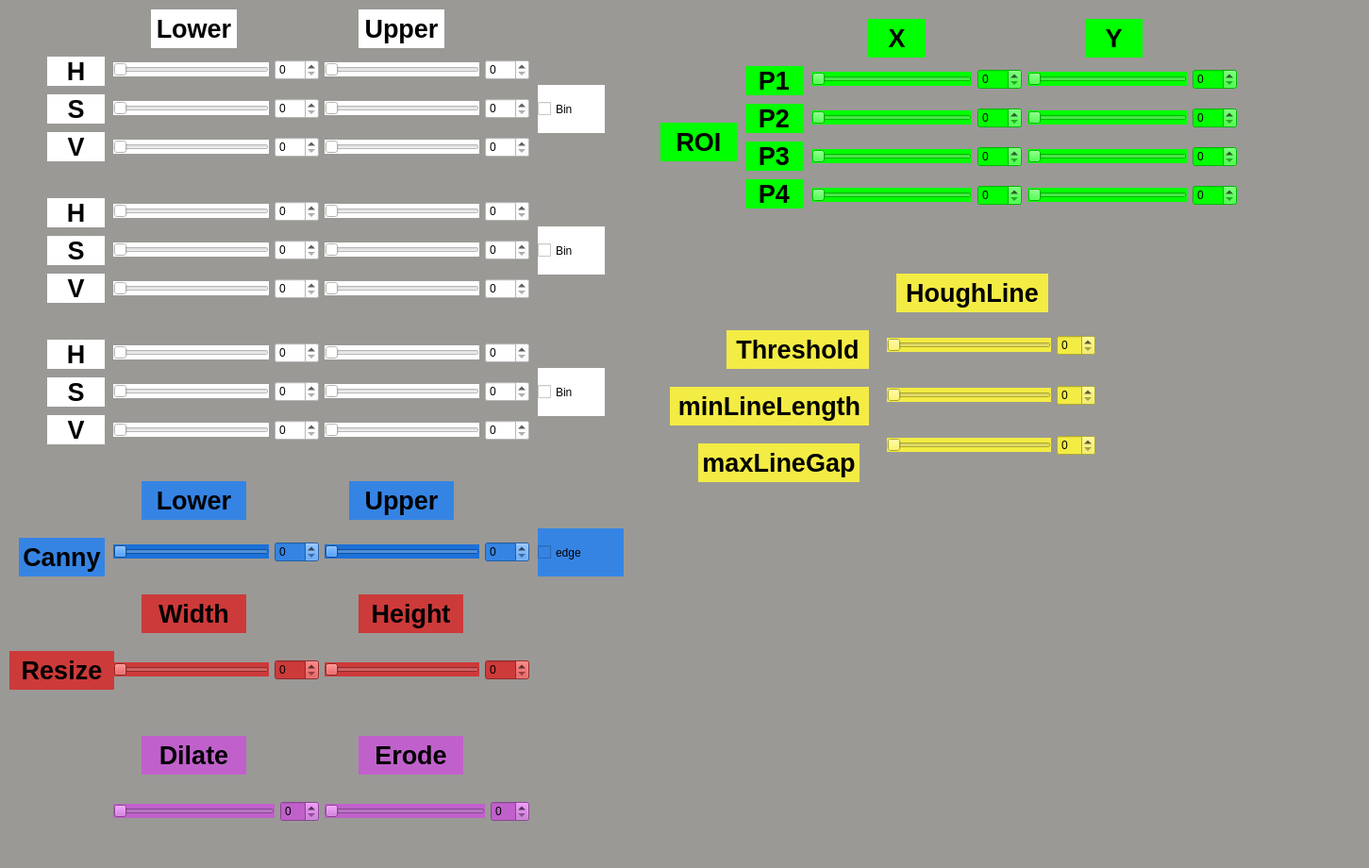
<?xml version="1.0" encoding="UTF-8"?>
<ui version="4.0">
 <class>MainWindowDesign</class>
 <widget class="QMainWindow" name="MainWindowDesign">
  <property name="geometry">
   <rect>
    <x>0</x>
    <y>0</y>
    <width>1451</width>
    <height>920</height>
   </rect>
  </property>
  <property name="windowTitle">
   <string>QRosApp</string>
  </property>
  <property name="windowIcon">
   <iconset>
    <normaloff>:/images/icon.png</normaloff>:/images/icon.png</iconset>
  </property>
  <property name="styleSheet">
   <string notr="true">background-color: rgb(154, 153, 150);</string>
  </property>
  <property name="locale">
   <locale language="English" country="Australia"/>
  </property>
  <widget class="QWidget" name="centralwidget">
   <widget class="QLabel" name="label">
    <property name="geometry">
     <rect>
      <x>50</x>
      <y>60</y>
      <width>61</width>
      <height>31</height>
     </rect>
    </property>
    <property name="styleSheet">
     <string notr="true">background-color: rgb(255, 255, 255);</string>
    </property>
    <property name="text">
     <string>&lt;html&gt;&lt;head/&gt;&lt;body&gt;&lt;p align=&quot;center&quot;&gt;&lt;span style=&quot; font-size:20pt; font-weight:700;&quot;&gt;H&lt;/span&gt;&lt;/p&gt;&lt;/body&gt;&lt;/html&gt;</string>
    </property>
   </widget>
   <widget class="QWidget" name="gridLayoutWidget">
    <property name="geometry">
     <rect>
      <x>120</x>
      <y>50</y>
      <width>441</width>
      <height>131</height>
     </rect>
    </property>
    <layout class="QGridLayout" name="gridLayout">
     <item row="0" column="2">
      <widget class="QSlider" name="hue_upp_slider_1">
       <property name="styleSheet">
        <string notr="true">background-color: rgb(255, 255, 255);</string>
       </property>
       <property name="maximum">
        <number>180</number>
       </property>
       <property name="orientation">
        <enum>Qt::Horizontal</enum>
       </property>
      </widget>
     </item>
     <item row="0" column="1">
      <widget class="QSpinBox" name="hue_low_spinbox_1">
       <property name="styleSheet">
        <string notr="true">background-color: rgb(255, 255, 255);</string>
       </property>
       <property name="maximum">
        <number>180</number>
       </property>
      </widget>
     </item>
     <item row="2" column="1">
      <widget class="QSpinBox" name="val_low_spinbox_1">
       <property name="styleSheet">
        <string notr="true">background-color: rgb(255, 255, 255);</string>
       </property>
       <property name="maximum">
        <number>255</number>
       </property>
      </widget>
     </item>
     <item row="1" column="1">
      <widget class="QSpinBox" name="satr_low_spinbox_1">
       <property name="styleSheet">
        <string notr="true">background-color: rgb(255, 255, 255);</string>
       </property>
       <property name="maximum">
        <number>255</number>
       </property>
      </widget>
     </item>
     <item row="0" column="0">
      <widget class="QSlider" name="hue_low_slider_1">
       <property name="styleSheet">
        <string notr="true">background-color: rgb(255, 255, 255);</string>
       </property>
       <property name="maximum">
        <number>180</number>
       </property>
       <property name="orientation">
        <enum>Qt::Horizontal</enum>
       </property>
      </widget>
     </item>
     <item row="1" column="3">
      <widget class="QSpinBox" name="satr_upp_spinbox_1">
       <property name="styleSheet">
        <string notr="true">background-color: rgb(255, 255, 255);</string>
       </property>
       <property name="maximum">
        <number>255</number>
       </property>
      </widget>
     </item>
     <item row="2" column="2">
      <widget class="QSlider" name="val_upp_slider_1">
       <property name="styleSheet">
        <string notr="true">background-color: rgb(255, 255, 255);</string>
       </property>
       <property name="maximum">
        <number>255</number>
       </property>
       <property name="orientation">
        <enum>Qt::Horizontal</enum>
       </property>
      </widget>
     </item>
     <item row="2" column="0">
      <widget class="QSlider" name="val_low_slider_1">
       <property name="styleSheet">
        <string notr="true">background-color: rgb(255, 255, 255);</string>
       </property>
       <property name="maximum">
        <number>255</number>
       </property>
       <property name="orientation">
        <enum>Qt::Horizontal</enum>
       </property>
      </widget>
     </item>
     <item row="0" column="3">
      <widget class="QSpinBox" name="hue_upp_spinbox_1">
       <property name="styleSheet">
        <string notr="true">background-color: rgb(255, 255, 255);</string>
       </property>
       <property name="maximum">
        <number>180</number>
       </property>
      </widget>
     </item>
     <item row="1" column="0">
      <widget class="QSlider" name="satr_low_slider_1">
       <property name="styleSheet">
        <string notr="true">background-color: rgb(255, 255, 255);</string>
       </property>
       <property name="maximum">
        <number>255</number>
       </property>
       <property name="orientation">
        <enum>Qt::Horizontal</enum>
       </property>
      </widget>
     </item>
     <item row="2" column="3">
      <widget class="QSpinBox" name="val_upp_spinbox_1">
       <property name="styleSheet">
        <string notr="true">background-color: rgb(255, 255, 255);</string>
       </property>
       <property name="maximum">
        <number>255</number>
       </property>
      </widget>
     </item>
     <item row="1" column="2">
      <widget class="QSlider" name="satr_upp_slider_1">
       <property name="styleSheet">
        <string notr="true">background-color: rgb(255, 255, 255);</string>
       </property>
       <property name="maximum">
        <number>255</number>
       </property>
       <property name="orientation">
        <enum>Qt::Horizontal</enum>
       </property>
      </widget>
     </item>
    </layout>
   </widget>
   <widget class="QLabel" name="label_2">
    <property name="geometry">
     <rect>
      <x>160</x>
      <y>10</y>
      <width>91</width>
      <height>41</height>
     </rect>
    </property>
    <property name="styleSheet">
     <string notr="true">background-color: rgb(255, 255, 255);</string>
    </property>
    <property name="text">
     <string>&lt;html&gt;&lt;head/&gt;&lt;body&gt;&lt;p align=&quot;center&quot;&gt;&lt;span style=&quot; font-size:20pt; font-weight:700;&quot;&gt;Lower&lt;/span&gt;&lt;/p&gt;&lt;/body&gt;&lt;/html&gt;</string>
    </property>
   </widget>
   <widget class="QLabel" name="label_3">
    <property name="geometry">
     <rect>
      <x>380</x>
      <y>10</y>
      <width>91</width>
      <height>41</height>
     </rect>
    </property>
    <property name="styleSheet">
     <string notr="true">background-color: rgb(255, 255, 255);</string>
    </property>
    <property name="text">
     <string>&lt;html&gt;&lt;head/&gt;&lt;body&gt;&lt;p align=&quot;center&quot;&gt;&lt;span style=&quot; font-size:20pt; font-weight:700;&quot;&gt;Upper&lt;/span&gt;&lt;/p&gt;&lt;/body&gt;&lt;/html&gt;</string>
    </property>
   </widget>
   <widget class="QWidget" name="gridLayoutWidget_2">
    <property name="geometry">
     <rect>
      <x>120</x>
      <y>670</y>
      <width>441</width>
      <height>80</height>
     </rect>
    </property>
    <layout class="QGridLayout" name="gridLayout_2">
     <item row="0" column="2">
      <widget class="QSpinBox" name="width_spinbox">
       <property name="styleSheet">
        <string notr="true">background-color: rgb(205, 58, 58);</string>
       </property>
       <property name="maximum">
        <number>640</number>
       </property>
      </widget>
     </item>
     <item row="0" column="1">
      <widget class="QSlider" name="width_slider">
       <property name="styleSheet">
        <string notr="true">background-color: rgb(205, 58, 58);</string>
       </property>
       <property name="maximum">
        <number>640</number>
       </property>
       <property name="orientation">
        <enum>Qt::Horizontal</enum>
       </property>
      </widget>
     </item>
     <item row="0" column="5">
      <widget class="QSpinBox" name="height_spinbox">
       <property name="styleSheet">
        <string notr="true">background-color: rgb(205, 58, 58);</string>
       </property>
       <property name="maximum">
        <number>360</number>
       </property>
      </widget>
     </item>
     <item row="0" column="4">
      <widget class="QSlider" name="height_slider">
       <property name="styleSheet">
        <string notr="true">background-color: rgb(205, 58, 58);</string>
       </property>
       <property name="maximum">
        <number>360</number>
       </property>
       <property name="orientation">
        <enum>Qt::Horizontal</enum>
       </property>
      </widget>
     </item>
    </layout>
   </widget>
   <widget class="QLabel" name="label_5">
    <property name="geometry">
     <rect>
      <x>10</x>
      <y>690</y>
      <width>111</width>
      <height>41</height>
     </rect>
    </property>
    <property name="styleSheet">
     <string notr="true">background-color: rgb(205, 58, 58);</string>
    </property>
    <property name="text">
     <string>&lt;html&gt;&lt;head/&gt;&lt;body&gt;&lt;p align=&quot;center&quot;&gt;&lt;span style=&quot; font-size:20pt; font-weight:700;&quot;&gt;Resize&lt;/span&gt;&lt;/p&gt;&lt;/body&gt;&lt;/html&gt;</string>
    </property>
   </widget>
   <widget class="QLabel" name="label_6">
    <property name="geometry">
     <rect>
      <x>150</x>
      <y>630</y>
      <width>111</width>
      <height>41</height>
     </rect>
    </property>
    <property name="styleSheet">
     <string notr="true">background-color: rgb(205, 58, 58);</string>
    </property>
    <property name="text">
     <string>&lt;html&gt;&lt;head/&gt;&lt;body&gt;&lt;p align=&quot;center&quot;&gt;&lt;span style=&quot; font-size:20pt; font-weight:700;&quot;&gt;Width&lt;/span&gt;&lt;/p&gt;&lt;/body&gt;&lt;/html&gt;</string>
    </property>
   </widget>
   <widget class="QLabel" name="label_7">
    <property name="geometry">
     <rect>
      <x>380</x>
      <y>630</y>
      <width>111</width>
      <height>41</height>
     </rect>
    </property>
    <property name="styleSheet">
     <string notr="true">background-color: rgb(205, 58, 58);</string>
    </property>
    <property name="text">
     <string>&lt;html&gt;&lt;head/&gt;&lt;body&gt;&lt;p align=&quot;center&quot;&gt;&lt;span style=&quot; font-size:20pt; font-weight:700;&quot;&gt;Height&lt;/span&gt;&lt;/p&gt;&lt;/body&gt;&lt;/html&gt;</string>
    </property>
   </widget>
   <widget class="QWidget" name="gridLayoutWidget_3">
    <property name="geometry">
     <rect>
      <x>120</x>
      <y>820</y>
      <width>441</width>
      <height>80</height>
     </rect>
    </property>
    <layout class="QGridLayout" name="gridLayout_3">
     <item row="0" column="1">
      <widget class="QSpinBox" name="erode_spinbox">
       <property name="styleSheet">
        <string notr="true">background-color: rgb(192, 97, 203);</string>
       </property>
       <property name="maximum">
        <number>10</number>
       </property>
      </widget>
     </item>
     <item row="0" column="0">
      <widget class="QSlider" name="erode_slider">
       <property name="styleSheet">
        <string notr="true">background-color: rgb(192, 97, 203);</string>
       </property>
       <property name="maximum">
        <number>10</number>
       </property>
       <property name="orientation">
        <enum>Qt::Horizontal</enum>
       </property>
      </widget>
     </item>
     <item row="0" column="3">
      <widget class="QSpinBox" name="dilate_spinbox">
       <property name="styleSheet">
        <string notr="true">background-color: rgb(192, 97, 203);</string>
       </property>
       <property name="maximum">
        <number>10</number>
       </property>
      </widget>
     </item>
     <item row="0" column="2">
      <widget class="QSlider" name="dilate_slider">
       <property name="styleSheet">
        <string notr="true">background-color: rgb(192, 97, 203);</string>
       </property>
       <property name="maximum">
        <number>10</number>
       </property>
       <property name="orientation">
        <enum>Qt::Horizontal</enum>
       </property>
      </widget>
     </item>
    </layout>
   </widget>
   <widget class="QLabel" name="label_8">
    <property name="geometry">
     <rect>
      <x>380</x>
      <y>780</y>
      <width>111</width>
      <height>41</height>
     </rect>
    </property>
    <property name="styleSheet">
     <string notr="true">background-color: rgb(192, 97, 203);</string>
    </property>
    <property name="text">
     <string>&lt;html&gt;&lt;head/&gt;&lt;body&gt;&lt;p align=&quot;center&quot;&gt;&lt;span style=&quot; font-size:20pt; font-weight:700;&quot;&gt;Erode&lt;/span&gt;&lt;/p&gt;&lt;/body&gt;&lt;/html&gt;</string>
    </property>
   </widget>
   <widget class="QLabel" name="label_9">
    <property name="geometry">
     <rect>
      <x>150</x>
      <y>780</y>
      <width>111</width>
      <height>41</height>
     </rect>
    </property>
    <property name="styleSheet">
     <string notr="true">background-color: rgb(192, 97, 203);</string>
    </property>
    <property name="text">
     <string>&lt;html&gt;&lt;head/&gt;&lt;body&gt;&lt;p align=&quot;center&quot;&gt;&lt;span style=&quot; font-size:20pt; font-weight:700;&quot;&gt;Dilate&lt;/span&gt;&lt;/p&gt;&lt;/body&gt;&lt;/html&gt;</string>
    </property>
   </widget>
   <widget class="QWidget" name="gridLayoutWidget_4">
    <property name="geometry">
     <rect>
      <x>120</x>
      <y>550</y>
      <width>441</width>
      <height>71</height>
     </rect>
    </property>
    <layout class="QGridLayout" name="gridLayout_4">
     <item row="2" column="5">
      <widget class="QSpinBox" name="canny_low_spinbox">
       <property name="styleSheet">
        <string notr="true">background-color: rgb(53, 132, 228);</string>
       </property>
       <property name="maximum">
        <number>180</number>
       </property>
      </widget>
     </item>
     <item row="2" column="4">
      <widget class="QSlider" name="canny_low_slider">
       <property name="styleSheet">
        <string notr="true">background-color: rgb(28, 113, 216);</string>
       </property>
       <property name="maximum">
        <number>180</number>
       </property>
       <property name="orientation">
        <enum>Qt::Horizontal</enum>
       </property>
      </widget>
     </item>
     <item row="2" column="6">
      <widget class="QSlider" name="canny_upp_slider">
       <property name="styleSheet">
        <string notr="true">background-color: rgb(28, 113, 216);</string>
       </property>
       <property name="maximum">
        <number>180</number>
       </property>
       <property name="orientation">
        <enum>Qt::Horizontal</enum>
       </property>
      </widget>
     </item>
     <item row="2" column="7">
      <widget class="QSpinBox" name="canny_upp_spinbox">
       <property name="styleSheet">
        <string notr="true">background-color: rgb(53, 132, 228);</string>
       </property>
       <property name="maximum">
        <number>180</number>
       </property>
      </widget>
     </item>
    </layout>
   </widget>
   <widget class="QLabel" name="label_10">
    <property name="geometry">
     <rect>
      <x>20</x>
      <y>570</y>
      <width>91</width>
      <height>41</height>
     </rect>
    </property>
    <property name="styleSheet">
     <string notr="true">background-color: rgb(53, 132, 228);</string>
    </property>
    <property name="text">
     <string>&lt;html&gt;&lt;head/&gt;&lt;body&gt;&lt;p align=&quot;center&quot;&gt;&lt;span style=&quot; font-size:20pt; font-weight:700;&quot;&gt;Canny&lt;/span&gt;&lt;/p&gt;&lt;/body&gt;&lt;/html&gt;</string>
    </property>
   </widget>
   <widget class="QLabel" name="label_12">
    <property name="geometry">
     <rect>
      <x>370</x>
      <y>510</y>
      <width>111</width>
      <height>41</height>
     </rect>
    </property>
    <property name="styleSheet">
     <string notr="true">background-color: rgb(53, 132, 228);</string>
    </property>
    <property name="text">
     <string>&lt;html&gt;&lt;head/&gt;&lt;body&gt;&lt;p align=&quot;center&quot;&gt;&lt;span style=&quot; font-size:20pt; font-weight:700;&quot;&gt;Upper&lt;/span&gt;&lt;/p&gt;&lt;/body&gt;&lt;/html&gt;</string>
    </property>
   </widget>
   <widget class="QWidget" name="gridLayoutWidget_5">
    <property name="geometry">
     <rect>
      <x>940</x>
      <y>330</y>
      <width>221</width>
      <height>181</height>
     </rect>
    </property>
    <layout class="QGridLayout" name="gridLayout_5">
     <item row="1" column="1">
      <widget class="QSpinBox" name="hough_mll_spinbox">
       <property name="styleSheet">
        <string notr="true">background-color: rgb(243, 236, 68);</string>
       </property>
      </widget>
     </item>
     <item row="0" column="1">
      <widget class="QSpinBox" name="hough_thres_spinbox">
       <property name="styleSheet">
        <string notr="true">background-color: rgb(243, 236, 68);</string>
       </property>
      </widget>
     </item>
     <item row="0" column="0">
      <widget class="QSlider" name="hough_thres_slider">
       <property name="styleSheet">
        <string notr="true">background-color: rgb(243, 236, 68);</string>
       </property>
       <property name="orientation">
        <enum>Qt::Horizontal</enum>
       </property>
      </widget>
     </item>
     <item row="1" column="0">
      <widget class="QSlider" name="hough_mll_slider">
       <property name="styleSheet">
        <string notr="true">background-color: rgb(243, 236, 68);</string>
       </property>
       <property name="orientation">
        <enum>Qt::Horizontal</enum>
       </property>
      </widget>
     </item>
     <item row="2" column="0">
      <widget class="QSlider" name="hough_mlg_slider">
       <property name="styleSheet">
        <string notr="true">background-color: rgb(243, 236, 68);</string>
       </property>
       <property name="orientation">
        <enum>Qt::Horizontal</enum>
       </property>
      </widget>
     </item>
     <item row="2" column="1">
      <widget class="QSpinBox" name="hough_mlg_spinbox">
       <property name="styleSheet">
        <string notr="true">background-color: rgb(243, 236, 68);</string>
       </property>
      </widget>
     </item>
    </layout>
   </widget>
   <widget class="QLabel" name="label_13">
    <property name="geometry">
     <rect>
      <x>950</x>
      <y>290</y>
      <width>161</width>
      <height>41</height>
     </rect>
    </property>
    <property name="styleSheet">
     <string notr="true">background-color: rgb(243, 236, 68);</string>
    </property>
    <property name="text">
     <string>&lt;html&gt;&lt;head/&gt;&lt;body&gt;&lt;p align=&quot;center&quot;&gt;&lt;span style=&quot; font-size:20pt; font-weight:700;&quot;&gt;HoughLine&lt;/span&gt;&lt;/p&gt;&lt;/body&gt;&lt;/html&gt;</string>
    </property>
   </widget>
   <widget class="QLabel" name="label_14">
    <property name="geometry">
     <rect>
      <x>770</x>
      <y>350</y>
      <width>151</width>
      <height>41</height>
     </rect>
    </property>
    <property name="styleSheet">
     <string notr="true">background-color: rgb(243, 236, 68);</string>
    </property>
    <property name="text">
     <string>&lt;html&gt;&lt;head/&gt;&lt;body&gt;&lt;p align=&quot;center&quot;&gt;&lt;span style=&quot; font-size:20pt; font-weight:700;&quot;&gt;Threshold&lt;/span&gt;&lt;/p&gt;&lt;/body&gt;&lt;/html&gt;</string>
    </property>
   </widget>
   <widget class="QLabel" name="label_15">
    <property name="geometry">
     <rect>
      <x>710</x>
      <y>410</y>
      <width>211</width>
      <height>41</height>
     </rect>
    </property>
    <property name="styleSheet">
     <string notr="true">background-color: rgb(243, 236, 68);</string>
    </property>
    <property name="text">
     <string>&lt;html&gt;&lt;head/&gt;&lt;body&gt;&lt;p align=&quot;center&quot;&gt;&lt;span style=&quot; font-size:20pt; font-weight:700;&quot;&gt;minLineLength&lt;/span&gt;&lt;/p&gt;&lt;/body&gt;&lt;/html&gt;</string>
    </property>
   </widget>
   <widget class="QLabel" name="label_16">
    <property name="geometry">
     <rect>
      <x>740</x>
      <y>470</y>
      <width>171</width>
      <height>41</height>
     </rect>
    </property>
    <property name="styleSheet">
     <string notr="true">background-color: rgb(243, 236, 68);</string>
    </property>
    <property name="text">
     <string>&lt;html&gt;&lt;head/&gt;&lt;body&gt;&lt;p align=&quot;center&quot;&gt;&lt;span style=&quot; font-size:20pt; font-weight:700;&quot;&gt;maxLineGap&lt;/span&gt;&lt;/p&gt;&lt;/body&gt;&lt;/html&gt;</string>
    </property>
   </widget>
   <widget class="QLabel" name="label_17">
    <property name="geometry">
     <rect>
      <x>50</x>
      <y>140</y>
      <width>61</width>
      <height>31</height>
     </rect>
    </property>
    <property name="styleSheet">
     <string notr="true">background-color: rgb(255, 255, 255);</string>
    </property>
    <property name="text">
     <string>&lt;html&gt;&lt;head/&gt;&lt;body&gt;&lt;p align=&quot;center&quot;&gt;&lt;span style=&quot; font-size:20pt; font-weight:700;&quot;&gt;V&lt;/span&gt;&lt;/p&gt;&lt;/body&gt;&lt;/html&gt;</string>
    </property>
   </widget>
   <widget class="QLabel" name="label_18">
    <property name="geometry">
     <rect>
      <x>50</x>
      <y>100</y>
      <width>61</width>
      <height>31</height>
     </rect>
    </property>
    <property name="styleSheet">
     <string notr="true">background-color: rgb(255, 255, 255);</string>
    </property>
    <property name="text">
     <string>&lt;html&gt;&lt;head/&gt;&lt;body&gt;&lt;p align=&quot;center&quot;&gt;&lt;span style=&quot; font-size:20pt; font-weight:700;&quot;&gt;S&lt;/span&gt;&lt;/p&gt;&lt;/body&gt;&lt;/html&gt;</string>
    </property>
   </widget>
   <widget class="QLabel" name="label_19">
    <property name="geometry">
     <rect>
      <x>50</x>
      <y>290</y>
      <width>61</width>
      <height>31</height>
     </rect>
    </property>
    <property name="styleSheet">
     <string notr="true">background-color: rgb(255, 255, 255);</string>
    </property>
    <property name="text">
     <string>&lt;html&gt;&lt;head/&gt;&lt;body&gt;&lt;p align=&quot;center&quot;&gt;&lt;span style=&quot; font-size:20pt; font-weight:700;&quot;&gt;V&lt;/span&gt;&lt;/p&gt;&lt;/body&gt;&lt;/html&gt;</string>
    </property>
   </widget>
   <widget class="QLabel" name="label_20">
    <property name="geometry">
     <rect>
      <x>50</x>
      <y>250</y>
      <width>61</width>
      <height>31</height>
     </rect>
    </property>
    <property name="styleSheet">
     <string notr="true">background-color: rgb(255, 255, 255);</string>
    </property>
    <property name="text">
     <string>&lt;html&gt;&lt;head/&gt;&lt;body&gt;&lt;p align=&quot;center&quot;&gt;&lt;span style=&quot; font-size:20pt; font-weight:700;&quot;&gt;S&lt;/span&gt;&lt;/p&gt;&lt;/body&gt;&lt;/html&gt;</string>
    </property>
   </widget>
   <widget class="QLabel" name="label_4">
    <property name="geometry">
     <rect>
      <x>50</x>
      <y>210</y>
      <width>61</width>
      <height>31</height>
     </rect>
    </property>
    <property name="styleSheet">
     <string notr="true">background-color: rgb(255, 255, 255);</string>
    </property>
    <property name="text">
     <string>&lt;html&gt;&lt;head/&gt;&lt;body&gt;&lt;p align=&quot;center&quot;&gt;&lt;span style=&quot; font-size:20pt; font-weight:700;&quot;&gt;H&lt;/span&gt;&lt;/p&gt;&lt;/body&gt;&lt;/html&gt;</string>
    </property>
   </widget>
   <widget class="QWidget" name="gridLayoutWidget_6">
    <property name="geometry">
     <rect>
      <x>120</x>
      <y>200</y>
      <width>441</width>
      <height>131</height>
     </rect>
    </property>
    <layout class="QGridLayout" name="gridLayout_6">
     <item row="0" column="2">
      <widget class="QSlider" name="hue_upp_slider_2">
       <property name="styleSheet">
        <string notr="true">background-color: rgb(255, 255, 255);</string>
       </property>
       <property name="maximum">
        <number>180</number>
       </property>
       <property name="orientation">
        <enum>Qt::Horizontal</enum>
       </property>
      </widget>
     </item>
     <item row="0" column="1">
      <widget class="QSpinBox" name="hue_low_spinbox_2">
       <property name="styleSheet">
        <string notr="true">background-color: rgb(255, 255, 255);</string>
       </property>
       <property name="maximum">
        <number>180</number>
       </property>
      </widget>
     </item>
     <item row="2" column="1">
      <widget class="QSpinBox" name="val_low_spinbox_2">
       <property name="styleSheet">
        <string notr="true">background-color: rgb(255, 255, 255);</string>
       </property>
       <property name="maximum">
        <number>255</number>
       </property>
      </widget>
     </item>
     <item row="1" column="1">
      <widget class="QSpinBox" name="satr_low_spinbox_2">
       <property name="styleSheet">
        <string notr="true">background-color: rgb(255, 255, 255);</string>
       </property>
       <property name="maximum">
        <number>255</number>
       </property>
      </widget>
     </item>
     <item row="0" column="0">
      <widget class="QSlider" name="hue_low_slider_2">
       <property name="styleSheet">
        <string notr="true">background-color: rgb(255, 255, 255);</string>
       </property>
       <property name="maximum">
        <number>180</number>
       </property>
       <property name="orientation">
        <enum>Qt::Horizontal</enum>
       </property>
      </widget>
     </item>
     <item row="1" column="3">
      <widget class="QSpinBox" name="satr_upp_spinbox_2">
       <property name="styleSheet">
        <string notr="true">background-color: rgb(255, 255, 255);</string>
       </property>
       <property name="maximum">
        <number>255</number>
       </property>
      </widget>
     </item>
     <item row="2" column="2">
      <widget class="QSlider" name="val_upp_slider_2">
       <property name="styleSheet">
        <string notr="true">background-color: rgb(255, 255, 255);</string>
       </property>
       <property name="maximum">
        <number>255</number>
       </property>
       <property name="orientation">
        <enum>Qt::Horizontal</enum>
       </property>
      </widget>
     </item>
     <item row="2" column="0">
      <widget class="QSlider" name="val_low_slider_2">
       <property name="styleSheet">
        <string notr="true">background-color: rgb(255, 255, 255);</string>
       </property>
       <property name="maximum">
        <number>255</number>
       </property>
       <property name="orientation">
        <enum>Qt::Horizontal</enum>
       </property>
      </widget>
     </item>
     <item row="0" column="3">
      <widget class="QSpinBox" name="hue_upp_spinbox_2">
       <property name="styleSheet">
        <string notr="true">background-color: rgb(255, 255, 255);</string>
       </property>
       <property name="maximum">
        <number>180</number>
       </property>
      </widget>
     </item>
     <item row="1" column="0">
      <widget class="QSlider" name="satr_low_slider_2">
       <property name="styleSheet">
        <string notr="true">background-color: rgb(255, 255, 255);</string>
       </property>
       <property name="maximum">
        <number>255</number>
       </property>
       <property name="orientation">
        <enum>Qt::Horizontal</enum>
       </property>
      </widget>
     </item>
     <item row="2" column="3">
      <widget class="QSpinBox" name="val_upp_spinbox_2">
       <property name="styleSheet">
        <string notr="true">background-color: rgb(255, 255, 255);</string>
       </property>
       <property name="maximum">
        <number>255</number>
       </property>
      </widget>
     </item>
     <item row="1" column="2">
      <widget class="QSlider" name="satr_upp_slider_2">
       <property name="styleSheet">
        <string notr="true">background-color: rgb(255, 255, 255);</string>
       </property>
       <property name="maximum">
        <number>255</number>
       </property>
       <property name="orientation">
        <enum>Qt::Horizontal</enum>
       </property>
      </widget>
     </item>
    </layout>
   </widget>
   <widget class="QLabel" name="label_21">
    <property name="geometry">
     <rect>
      <x>50</x>
      <y>440</y>
      <width>61</width>
      <height>31</height>
     </rect>
    </property>
    <property name="styleSheet">
     <string notr="true">background-color: rgb(255, 255, 255);</string>
    </property>
    <property name="text">
     <string>&lt;html&gt;&lt;head/&gt;&lt;body&gt;&lt;p align=&quot;center&quot;&gt;&lt;span style=&quot; font-size:20pt; font-weight:700;&quot;&gt;V&lt;/span&gt;&lt;/p&gt;&lt;/body&gt;&lt;/html&gt;</string>
    </property>
   </widget>
   <widget class="QLabel" name="label_22">
    <property name="geometry">
     <rect>
      <x>50</x>
      <y>400</y>
      <width>61</width>
      <height>31</height>
     </rect>
    </property>
    <property name="styleSheet">
     <string notr="true">background-color: rgb(255, 255, 255);</string>
    </property>
    <property name="text">
     <string>&lt;html&gt;&lt;head/&gt;&lt;body&gt;&lt;p align=&quot;center&quot;&gt;&lt;span style=&quot; font-size:20pt; font-weight:700;&quot;&gt;S&lt;/span&gt;&lt;/p&gt;&lt;/body&gt;&lt;/html&gt;</string>
    </property>
   </widget>
   <widget class="QLabel" name="label_23">
    <property name="geometry">
     <rect>
      <x>50</x>
      <y>360</y>
      <width>61</width>
      <height>31</height>
     </rect>
    </property>
    <property name="styleSheet">
     <string notr="true">background-color: rgb(255, 255, 255);</string>
    </property>
    <property name="text">
     <string>&lt;html&gt;&lt;head/&gt;&lt;body&gt;&lt;p align=&quot;center&quot;&gt;&lt;span style=&quot; font-size:20pt; font-weight:700;&quot;&gt;H&lt;/span&gt;&lt;/p&gt;&lt;/body&gt;&lt;/html&gt;</string>
    </property>
   </widget>
   <widget class="QWidget" name="gridLayoutWidget_7">
    <property name="geometry">
     <rect>
      <x>120</x>
      <y>350</y>
      <width>441</width>
      <height>131</height>
     </rect>
    </property>
    <layout class="QGridLayout" name="gridLayout_7">
     <item row="0" column="2">
      <widget class="QSlider" name="hue_upp_slider_3">
       <property name="styleSheet">
        <string notr="true">background-color: rgb(255, 255, 255);</string>
       </property>
       <property name="maximum">
        <number>180</number>
       </property>
       <property name="orientation">
        <enum>Qt::Horizontal</enum>
       </property>
      </widget>
     </item>
     <item row="0" column="1">
      <widget class="QSpinBox" name="hue_low_spinbox_3">
       <property name="styleSheet">
        <string notr="true">background-color: rgb(255, 255, 255);</string>
       </property>
       <property name="maximum">
        <number>180</number>
       </property>
      </widget>
     </item>
     <item row="2" column="1">
      <widget class="QSpinBox" name="val_low_spinbox_3">
       <property name="styleSheet">
        <string notr="true">background-color: rgb(255, 255, 255);</string>
       </property>
       <property name="maximum">
        <number>255</number>
       </property>
      </widget>
     </item>
     <item row="1" column="1">
      <widget class="QSpinBox" name="satr_low_spinbox_3">
       <property name="styleSheet">
        <string notr="true">background-color: rgb(255, 255, 255);</string>
       </property>
       <property name="maximum">
        <number>255</number>
       </property>
      </widget>
     </item>
     <item row="0" column="0">
      <widget class="QSlider" name="hue_low_slider_3">
       <property name="styleSheet">
        <string notr="true">background-color: rgb(255, 255, 255);</string>
       </property>
       <property name="maximum">
        <number>180</number>
       </property>
       <property name="orientation">
        <enum>Qt::Horizontal</enum>
       </property>
      </widget>
     </item>
     <item row="1" column="3">
      <widget class="QSpinBox" name="satr_upp_spinbox_3">
       <property name="styleSheet">
        <string notr="true">background-color: rgb(255, 255, 255);</string>
       </property>
       <property name="maximum">
        <number>255</number>
       </property>
      </widget>
     </item>
     <item row="2" column="2">
      <widget class="QSlider" name="val_upp_slider_3">
       <property name="styleSheet">
        <string notr="true">background-color: rgb(255, 255, 255);</string>
       </property>
       <property name="maximum">
        <number>255</number>
       </property>
       <property name="orientation">
        <enum>Qt::Horizontal</enum>
       </property>
      </widget>
     </item>
     <item row="2" column="0">
      <widget class="QSlider" name="val_low_slider_3">
       <property name="styleSheet">
        <string notr="true">background-color: rgb(255, 255, 255);</string>
       </property>
       <property name="maximum">
        <number>255</number>
       </property>
       <property name="orientation">
        <enum>Qt::Horizontal</enum>
       </property>
      </widget>
     </item>
     <item row="0" column="3">
      <widget class="QSpinBox" name="hue_upp_spinbox_3">
       <property name="styleSheet">
        <string notr="true">background-color: rgb(255, 255, 255);</string>
       </property>
       <property name="maximum">
        <number>180</number>
       </property>
      </widget>
     </item>
     <item row="1" column="0">
      <widget class="QSlider" name="satr_low_slider_3">
       <property name="styleSheet">
        <string notr="true">background-color: rgb(255, 255, 255);</string>
       </property>
       <property name="maximum">
        <number>255</number>
       </property>
       <property name="orientation">
        <enum>Qt::Horizontal</enum>
       </property>
      </widget>
     </item>
     <item row="2" column="3">
      <widget class="QSpinBox" name="val_upp_spinbox_3">
       <property name="styleSheet">
        <string notr="true">background-color: rgb(255, 255, 255);</string>
       </property>
       <property name="maximum">
        <number>255</number>
       </property>
      </widget>
     </item>
     <item row="1" column="2">
      <widget class="QSlider" name="satr_upp_slider_3">
       <property name="styleSheet">
        <string notr="true">background-color: rgb(255, 255, 255);</string>
       </property>
       <property name="maximum">
        <number>255</number>
       </property>
       <property name="orientation">
        <enum>Qt::Horizontal</enum>
       </property>
      </widget>
     </item>
    </layout>
   </widget>
   <widget class="QLabel" name="label_11">
    <property name="geometry">
     <rect>
      <x>150</x>
      <y>510</y>
      <width>111</width>
      <height>41</height>
     </rect>
    </property>
    <property name="styleSheet">
     <string notr="true">background-color: rgb(53, 132, 228);</string>
    </property>
    <property name="text">
     <string>&lt;html&gt;&lt;head/&gt;&lt;body&gt;&lt;p align=&quot;center&quot;&gt;&lt;span style=&quot; font-size:20pt; font-weight:700;&quot;&gt;Lower&lt;/span&gt;&lt;/p&gt;&lt;/body&gt;&lt;/html&gt;</string>
    </property>
   </widget>
   <widget class="QCheckBox" name="hsv_chbox_1">
    <property name="geometry">
     <rect>
      <x>570</x>
      <y>90</y>
      <width>71</width>
      <height>51</height>
     </rect>
    </property>
    <property name="styleSheet">
     <string notr="true">background-color: rgb(255, 255, 255);
font: 700 20pt &quot;Ubuntu&quot;;
color: rgb(0, 0, 0);</string>
    </property>
    <property name="text">
     <string>Bin</string>
    </property>
   </widget>
   <widget class="QCheckBox" name="hsv_chbox_2">
    <property name="geometry">
     <rect>
      <x>570</x>
      <y>240</y>
      <width>71</width>
      <height>51</height>
     </rect>
    </property>
    <property name="styleSheet">
     <string notr="true">background-color: rgb(255, 255, 255);
font: 700 20pt &quot;Ubuntu&quot;;
color: rgb(0, 0, 0);</string>
    </property>
    <property name="text">
     <string>Bin</string>
    </property>
   </widget>
   <widget class="QCheckBox" name="hsv_chbox_3">
    <property name="geometry">
     <rect>
      <x>570</x>
      <y>390</y>
      <width>71</width>
      <height>51</height>
     </rect>
    </property>
    <property name="styleSheet">
     <string notr="true">background-color: rgb(255, 255, 255);
font: 700 20pt &quot;Ubuntu&quot;;
color: rgb(0, 0, 0);</string>
    </property>
    <property name="text">
     <string>Bin</string>
    </property>
   </widget>
   <widget class="QCheckBox" name="canny_chbox">
    <property name="geometry">
     <rect>
      <x>570</x>
      <y>560</y>
      <width>91</width>
      <height>51</height>
     </rect>
    </property>
    <property name="styleSheet">
     <string notr="true">font: 700 20pt &quot;Ubuntu&quot;;
background-color: rgb(53, 132, 228);
color: rgb(0, 0, 0);</string>
    </property>
    <property name="text">
     <string>edge</string>
    </property>
   </widget>
   <widget class="QWidget" name="gridLayoutWidget_8">
    <property name="geometry">
     <rect>
      <x>860</x>
      <y>60</y>
      <width>451</width>
      <height>171</height>
     </rect>
    </property>
    <layout class="QGridLayout" name="gridLayout_8">
     <item row="0" column="3">
      <widget class="QSpinBox" name="roi_p1_y_spinbox">
       <property name="styleSheet">
        <string notr="true">background-color: rgb(0, 255, 0);</string>
       </property>
       <property name="maximum">
        <number>360</number>
       </property>
      </widget>
     </item>
     <item row="1" column="1">
      <widget class="QSpinBox" name="roi_p2_x_spinbox">
       <property name="styleSheet">
        <string notr="true">background-color: rgb(0, 255, 0);</string>
       </property>
       <property name="maximum">
        <number>640</number>
       </property>
      </widget>
     </item>
     <item row="2" column="3">
      <widget class="QSpinBox" name="roi_p3_y_spinbox">
       <property name="styleSheet">
        <string notr="true">background-color: rgb(0, 255, 0);</string>
       </property>
       <property name="maximum">
        <number>360</number>
       </property>
      </widget>
     </item>
     <item row="2" column="2">
      <widget class="QSlider" name="roi_p3_y_slider">
       <property name="styleSheet">
        <string notr="true">background-color: rgb(0, 255, 0);</string>
       </property>
       <property name="maximum">
        <number>360</number>
       </property>
       <property name="orientation">
        <enum>Qt::Horizontal</enum>
       </property>
      </widget>
     </item>
     <item row="0" column="1">
      <widget class="QSpinBox" name="roi_p1_x_spinbox">
       <property name="styleSheet">
        <string notr="true">background-color: rgb(0, 255, 0);</string>
       </property>
       <property name="maximum">
        <number>640</number>
       </property>
      </widget>
     </item>
     <item row="1" column="3">
      <widget class="QSpinBox" name="roi_p2_y_spinbox">
       <property name="styleSheet">
        <string notr="true">background-color: rgb(0, 255, 0);</string>
       </property>
       <property name="maximum">
        <number>360</number>
       </property>
      </widget>
     </item>
     <item row="1" column="0">
      <widget class="QSlider" name="roi_p2_x_slider">
       <property name="styleSheet">
        <string notr="true">background-color: rgb(0, 255, 0);</string>
       </property>
       <property name="maximum">
        <number>640</number>
       </property>
       <property name="orientation">
        <enum>Qt::Horizontal</enum>
       </property>
      </widget>
     </item>
     <item row="0" column="0">
      <widget class="QSlider" name="roi_p1_x_slider">
       <property name="styleSheet">
        <string notr="true">background-color: rgb(0, 255, 0);</string>
       </property>
       <property name="maximum">
        <number>640</number>
       </property>
       <property name="orientation">
        <enum>Qt::Horizontal</enum>
       </property>
      </widget>
     </item>
     <item row="0" column="2">
      <widget class="QSlider" name="roi_p1_y_slider">
       <property name="styleSheet">
        <string notr="true">background-color: rgb(0, 255, 0);</string>
       </property>
       <property name="maximum">
        <number>360</number>
       </property>
       <property name="orientation">
        <enum>Qt::Horizontal</enum>
       </property>
      </widget>
     </item>
     <item row="1" column="2">
      <widget class="QSlider" name="roi_p2_y_slider">
       <property name="styleSheet">
        <string notr="true">background-color: rgb(0, 255, 0);</string>
       </property>
       <property name="maximum">
        <number>360</number>
       </property>
       <property name="orientation">
        <enum>Qt::Horizontal</enum>
       </property>
      </widget>
     </item>
     <item row="3" column="3">
      <widget class="QSpinBox" name="roi_p4_y_spinbox">
       <property name="styleSheet">
        <string notr="true">background-color: rgb(0, 255, 0);</string>
       </property>
       <property name="maximum">
        <number>360</number>
       </property>
      </widget>
     </item>
     <item row="3" column="2">
      <widget class="QSlider" name="roi_p4_y_slider">
       <property name="styleSheet">
        <string notr="true">background-color: rgb(0, 255, 0);</string>
       </property>
       <property name="maximum">
        <number>360</number>
       </property>
       <property name="orientation">
        <enum>Qt::Horizontal</enum>
       </property>
      </widget>
     </item>
     <item row="2" column="0">
      <widget class="QSlider" name="roi_p3_x_slider">
       <property name="styleSheet">
        <string notr="true">background-color: rgb(0, 255, 0);</string>
       </property>
       <property name="maximum">
        <number>640</number>
       </property>
       <property name="orientation">
        <enum>Qt::Horizontal</enum>
       </property>
      </widget>
     </item>
     <item row="3" column="0">
      <widget class="QSlider" name="roi_p4_x_slider">
       <property name="styleSheet">
        <string notr="true">background-color: rgb(0, 255, 0);</string>
       </property>
       <property name="maximum">
        <number>640</number>
       </property>
       <property name="orientation">
        <enum>Qt::Horizontal</enum>
       </property>
      </widget>
     </item>
     <item row="2" column="1">
      <widget class="QSpinBox" name="roi_p3_x_spinbox">
       <property name="styleSheet">
        <string notr="true">background-color: rgb(0, 255, 0);</string>
       </property>
       <property name="maximum">
        <number>640</number>
       </property>
      </widget>
     </item>
     <item row="3" column="1">
      <widget class="QSpinBox" name="roi_p4_x_spinbox">
       <property name="styleSheet">
        <string notr="true">background-color: rgb(0, 255, 0);</string>
       </property>
       <property name="maximum">
        <number>640</number>
       </property>
      </widget>
     </item>
    </layout>
   </widget>
   <widget class="QLabel" name="label_24">
    <property name="geometry">
     <rect>
      <x>1150</x>
      <y>20</y>
      <width>61</width>
      <height>41</height>
     </rect>
    </property>
    <property name="styleSheet">
     <string notr="true">background-color: rgb(0, 255, 0);</string>
    </property>
    <property name="text">
     <string>&lt;html&gt;&lt;head/&gt;&lt;body&gt;&lt;p align=&quot;center&quot;&gt;&lt;span style=&quot; font-size:20pt; font-weight:700;&quot;&gt;Y&lt;/span&gt;&lt;/p&gt;&lt;/body&gt;&lt;/html&gt;</string>
    </property>
   </widget>
   <widget class="QLabel" name="label_25">
    <property name="geometry">
     <rect>
      <x>920</x>
      <y>20</y>
      <width>61</width>
      <height>41</height>
     </rect>
    </property>
    <property name="styleSheet">
     <string notr="true">background-color: rgb(0, 255, 0);</string>
    </property>
    <property name="text">
     <string>&lt;html&gt;&lt;head/&gt;&lt;body&gt;&lt;p align=&quot;center&quot;&gt;&lt;span style=&quot; font-size:20pt; font-weight:700;&quot;&gt;X&lt;/span&gt;&lt;/p&gt;&lt;/body&gt;&lt;/html&gt;</string>
    </property>
   </widget>
   <widget class="QLabel" name="label_26">
    <property name="geometry">
     <rect>
      <x>700</x>
      <y>130</y>
      <width>81</width>
      <height>41</height>
     </rect>
    </property>
    <property name="styleSheet">
     <string notr="true">background-color: rgb(0, 255, 0);</string>
    </property>
    <property name="text">
     <string>&lt;html&gt;&lt;head/&gt;&lt;body&gt;&lt;p align=&quot;center&quot;&gt;&lt;span style=&quot; font-size:20pt; font-weight:700;&quot;&gt;ROI&lt;/span&gt;&lt;/p&gt;&lt;/body&gt;&lt;/html&gt;</string>
    </property>
   </widget>
   <widget class="QLabel" name="label_27">
    <property name="geometry">
     <rect>
      <x>790</x>
      <y>70</y>
      <width>61</width>
      <height>31</height>
     </rect>
    </property>
    <property name="styleSheet">
     <string notr="true">background-color: rgb(0, 255, 0);</string>
    </property>
    <property name="text">
     <string>&lt;html&gt;&lt;head/&gt;&lt;body&gt;&lt;p align=&quot;center&quot;&gt;&lt;span style=&quot; font-size:20pt; font-weight:700;&quot;&gt;P1&lt;/span&gt;&lt;/p&gt;&lt;/body&gt;&lt;/html&gt;</string>
    </property>
   </widget>
   <widget class="QLabel" name="label_28">
    <property name="geometry">
     <rect>
      <x>790</x>
      <y>150</y>
      <width>61</width>
      <height>31</height>
     </rect>
    </property>
    <property name="styleSheet">
     <string notr="true">background-color: rgb(0, 255, 0);</string>
    </property>
    <property name="text">
     <string>&lt;html&gt;&lt;head/&gt;&lt;body&gt;&lt;p align=&quot;center&quot;&gt;&lt;span style=&quot; font-size:20pt; font-weight:700;&quot;&gt;P3&lt;/span&gt;&lt;/p&gt;&lt;/body&gt;&lt;/html&gt;</string>
    </property>
   </widget>
   <widget class="QLabel" name="label_29">
    <property name="geometry">
     <rect>
      <x>790</x>
      <y>110</y>
      <width>61</width>
      <height>31</height>
     </rect>
    </property>
    <property name="styleSheet">
     <string notr="true">background-color: rgb(0, 255, 0);</string>
    </property>
    <property name="text">
     <string>&lt;html&gt;&lt;head/&gt;&lt;body&gt;&lt;p align=&quot;center&quot;&gt;&lt;span style=&quot; font-size:20pt; font-weight:700;&quot;&gt;P2&lt;/span&gt;&lt;/p&gt;&lt;/body&gt;&lt;/html&gt;</string>
    </property>
   </widget>
   <widget class="QLabel" name="label_30">
    <property name="geometry">
     <rect>
      <x>790</x>
      <y>190</y>
      <width>61</width>
      <height>31</height>
     </rect>
    </property>
    <property name="styleSheet">
     <string notr="true">background-color: rgb(0, 255, 0);</string>
    </property>
    <property name="text">
     <string>&lt;html&gt;&lt;head/&gt;&lt;body&gt;&lt;p align=&quot;center&quot;&gt;&lt;span style=&quot; font-size:20pt; font-weight:700;&quot;&gt;P4&lt;/span&gt;&lt;/p&gt;&lt;/body&gt;&lt;/html&gt;</string>
    </property>
   </widget>
  </widget>
  <action name="action_Quit">
   <property name="text">
    <string>&amp;Quit</string>
   </property>
   <property name="shortcut">
    <string>Ctrl+Q</string>
   </property>
   <property name="shortcutContext">
    <enum>Qt::ApplicationShortcut</enum>
   </property>
  </action>
  <action name="action_Preferences">
   <property name="text">
    <string>&amp;Preferences</string>
   </property>
  </action>
  <action name="actionAbout">
   <property name="text">
    <string>&amp;About</string>
   </property>
  </action>
  <action name="actionAbout_Qt">
   <property name="text">
    <string>About &amp;Qt</string>
   </property>
  </action>
 </widget>
 <resources/>
 <connections>
  <connection>
   <sender>action_Quit</sender>
   <signal>triggered()</signal>
   <receiver>MainWindowDesign</receiver>
   <slot>close()</slot>
   <hints>
    <hint type="sourcelabel">
     <x>-1</x>
     <y>-1</y>
    </hint>
    <hint type="destinationlabel">
     <x>399</x>
     <y>299</y>
    </hint>
   </hints>
  </connection>
 </connections>
</ui>
